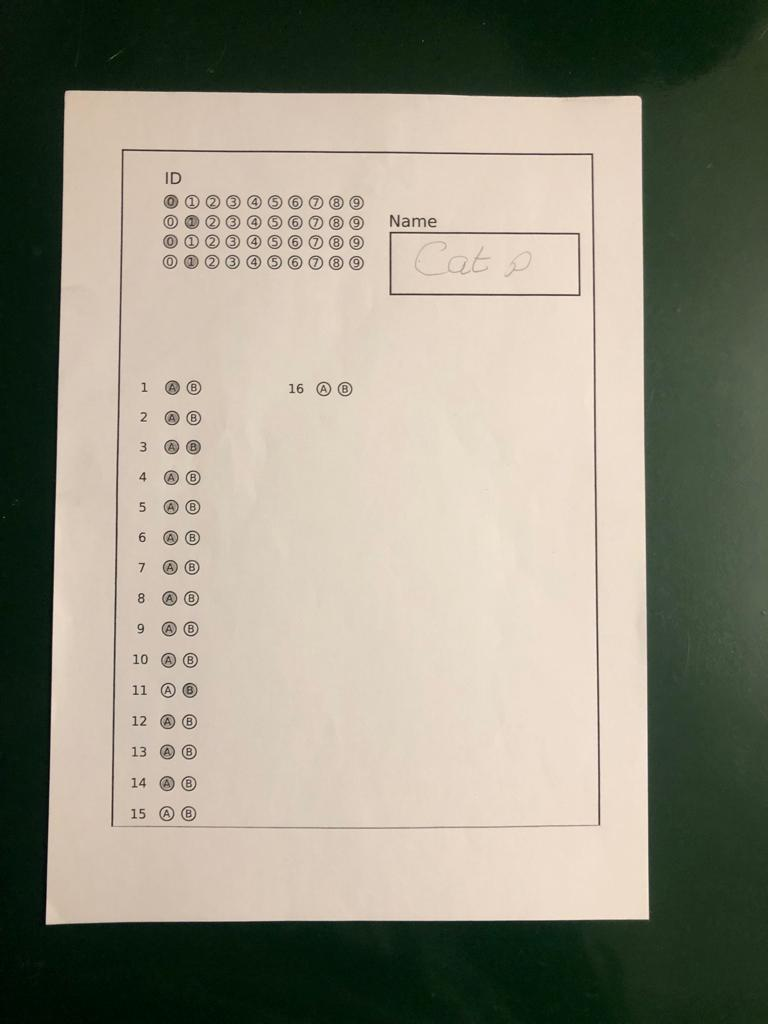
#> input picture IP Project Final/IP Project/Bubble_sheet/2/9ac461ac-628b-4fe4-8abb-fd406421dedf.jpg, 768 x 1024 px, found by its file name
$ jupyter execute --allow-errors Preprocessing.ipynb
#> lines starting #> are read from the running program, lines starting #| are printed output that depends on the picture
[cell 1]
from skimage.measure import find_contours
from skimage.feature import corner_harris, corner_peaks, canny
from skimage.draw import polygon, circle_perimeter, line, disk
from skimage.filters.thresholding import threshold_otsu, threshold_local
from skimage.filters import median
from skimage.transform.hough_transform import hough_circle, hough_circle_peaks
from skimage.color import rgb2gray
import skimage.io as io
import numpy as np
import cv2
import matplotlib.pyplot as plt
import Preproccesing_Custom_Functions as pcf
import csv

[cell 2]
def Get_Contour_Area(Contour):


    #Extract the corners of the current contour in the loop
    Top_Left = sorted(Contour, key= lambda x: x[0]+x[1])[0] # --> Min(x+y) --> Point with smallest x and smallest y is top left corner
    Top_Right = sorted(Contour, key= lambda x: x[0]-x[1])[-1] # --> Max(x-y) --> Point with largest x and smallest y is top right corner
    Bottom_Left = sorted(Contour, key= lambda x: x[0]-x[1])[0] # --> Min(x-y) --> Point with smallest x and largest y is bottom left corner
    Bottom_Right = sorted(Contour, key= lambda x: x[0]+x[1])[-1] # --> Max(x+y) --> Point with largest x and largest y is bottom right corner

    Length = abs(Top_Left[0] - Top_Right[0])
    Width = abs(Top_Right[1] - Bottom_Right[1])

    Contour_Area = Length*Width

    return Contour_Area

[cell 3]
# [8 lines of commented-out code are left out]
sample_image_rgb = io.imread("Bubble_sheet/2\9ac461ac-628b-4fe4-8abb-fd406421dedf.jpg")
#> sample_image_rgb is the input picture: shape (1024, 768, 3); mean R, G, B 147.2, 143.8, 128.1
# sample_image_rgb = io.imread("Bubble_sheet/2\IMG_6225.JPG")
sample_image_gray = rgb2gray(sample_image_rgb)
# thresh = threshold_local(sample_image_gray, block_size=101,offset=0.09, method='gaussian')
# sample_image_gray = sample_image_gray > thresh
# sample_image_gray=pcf.Apply_Preprocessing(sample_image_rgb,blocksize=21,method="median")
# Find the contours
threshold_rel= ((sample_image_gray.max()+sample_image_gray.min())/2)
#> threshold_rel = 0.475
Contours=find_contours(sample_image_gray,threshold_rel)
#> Contours = 323 point arrays, longest 3705 points

# Sort the contours by area
Contours = sorted(Contours, key=Get_Contour_Area, reverse=True)
#> in Get_Contour_Area, `Top_Left = sorted(Contour, key= lambda x: x[0]+x[1])[0]`: Top_Left = [91, 65.28]
#> in Get_Contour_Area, `Top_Right = sorted(Contour, key= lambda x: x[0]-x[1])[-1]`: Top_Right = [924, 45.92]
#> in Get_Contour_Area, `Bottom_Left = sorted(Contour, key= lambda x: x[0]-x[1])[0]`: Bottom_Left = [96.66, 640]
#> in Get_Contour_Area, `Bottom_Right = sorted(Contour, key= lambda x: x[0]+x[1])[-1]`: Bottom_Right = [919, 648.4]
#> in Get_Contour_Area, `Length = abs(Top_Left[0] - Top_Right[0])`: Length = 833
#> in Get_Contour_Area, `Width = abs(Top_Right[1] - Bottom_Right[1])`: Width = 602.5
#> in Get_Contour_Area, `Contour_Area = Length*Width`: Contour_Area = 501890.5
Paper_Contour= Contours[0] # The largest contour is the paper contour, the second largest contour is the bubble contour
#> Paper_Contour = 2889 pairs, first value 89.99 to 924.2, second value 45.35 to 648.8
Inner_Contour= Contours[1]
#> Inner_Contour = 3705 pairs, first value 148.6 to 826.1, second value 110.8 to 599.5
Name_Contour= Contours[2]
#> Name_Contour = 511 pairs, first value 231.4 to 295.3, second value 389.2 to 579.6


while Get_Contour_Area(Inner_Contour) < 0.4 * sample_image_rgb.shape[0] * sample_image_rgb.shape[1]:
    Contours=find_contours(sample_image_gray,threshold_rel)
    threshold_rel*=1.1
    Inner_Contour = sorted(Contours, key=Get_Contour_Area, reverse=True)[1]
#> this loop made 0 passes
#> after the loop, threshold_rel = 0.475

[cell 4]
# Display the image and plot the largest 2 contours found
fig, ax = plt.subplots()
ax.imshow(sample_image_gray, cmap=plt.cm.gray)

for i in range(2):
      ax.plot(Contours[i][:, 1], Contours[i][:, 0], linewidth=2)

ax.axis('image')
plt.show()
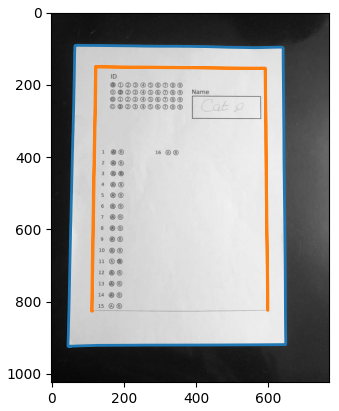
#> figure drawn by matplotlib, 1 panel

[cell 5]
# Extract the corners of the paper contour
Inner_Contour = np.flip(Inner_Contour, axis=1)
#> Inner_Contour = 3705 pairs, first value 110.8 to 599.5, second value 148.6 to 826.1
Top_Left = sorted(Inner_Contour, key= lambda x: x[0]+x[1])[0]
#> Top_Left = [121.6, 149]
Top_Right = sorted(Inner_Contour, key= lambda x: x[0]-x[1])[-1]
#> Top_Right = [592, 153.4]
Bottom_Left = sorted(Inner_Contour, key= lambda x: x[0]-x[1])[0]
#> Bottom_Left = [111, 825.3]
Bottom_Right = sorted(Inner_Contour, key= lambda x: x[0]+x[1])[-1]
#> Bottom_Right = [599, 824.6]

Corners=np.array([Top_Left,Top_Right,Bottom_Left,Bottom_Right])
#> Corners = [[121.6, 149], [592, 153.4], [111, 825.3], [599, 824.6]]

[cell 6]
# Using the 4 corners of the contour, warp the image to a rectangle
size_multiplier = 5
width,height = 210*size_multiplier, 297*size_multiplier # A4 paper aspect ratio 210mm x 297mm

img= sample_image_rgb


pts1 = np.float32([Corners[0], Corners[1], Corners[2], Corners[3]]) # The 4 corners of the contour
#> pts1 has the same summary as Corners
pts2= np.float32([[0,0],[width,0],[0,height],[width,height]]) # The corners of the final image
matrix = cv2.getPerspectiveTransform(pts1,pts2) # The transformation matrix
#> matrix = [[2.23, 0.0351, -276.4], [-0.0213, 2.29, -339], [-1.65e-05, 5.57e-05, 1]]
result = cv2.warpPerspective(img,matrix,(width,height)) # The warped image
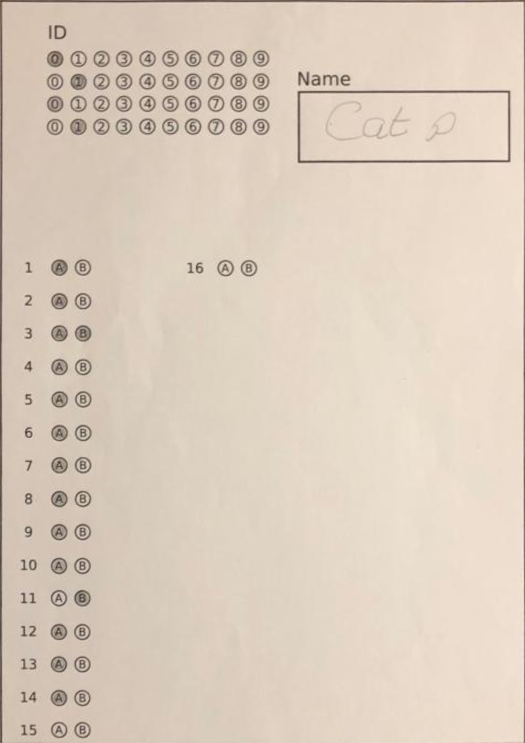
#> result: shape (1485, 1050, 3) (shown at 1/2 size); mean R, G, B 220, 205.3, 189.8
# Rotate the image 90 degrees
io.imsave("IMG_2045_warped.jpg", result)

fig, (ax,ax2) = plt.subplots(ncols=2, figsize=(8, 4))
ax.imshow(img)
ax.plot(Corners[:, 0], Corners[:, 1], 'r.')
ax.set_title('Original image with contour corners')
ax.axis('off')
ax2.imshow(result)
ax2.set_title('Warped image')
ax2.axis('off')
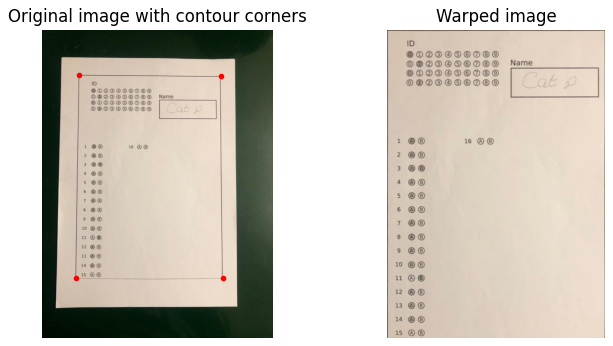
#> figure drawn by matplotlib, 2 panels

#> (a cell that did not finish here is left out)

#> (a cell that did not finish here is left out)

#> (a cell that did not finish here is left out)

[cell 10]
fig, ax = plt.subplots(ncols=1, nrows=1, figsize=(10, 4))
#> (the rest of this cell did not finish here and is left out)

[cell 11]
# Plot the first i rows.
fig, ax = plt.subplots(ncols=1, nrows=1, figsize=(10, 4))
#> (the rest of this cell did not finish here and is left out)

[cell 12]
# Segmentation Logic
# 1) If the vertical distance between one row and the next is large, then this is the end of our ID.

#=========================================================================================================
# Segment the rows into IDs and Choices.
#=========================================================================================================
Id_Rows = []
Question_Rows=[]

#> (the rest of this cell did not finish here and is left out)

#> (a cell that did not finish here is left out)

#> (a cell that did not finish here is left out)

[cell 15]
# Get the ID.
Id: str = ""
#> Id = ''

fig,ax=plt.subplots()
#> (the rest of this cell did not finish here and is left out)

#> (a cell that did not finish here is left out)

[cell 17]
with open("ModelAnswer.txt", "rt") as f:
#> (reads IP Project Final/IP Project/ModelAnswer.txt from the repository)
